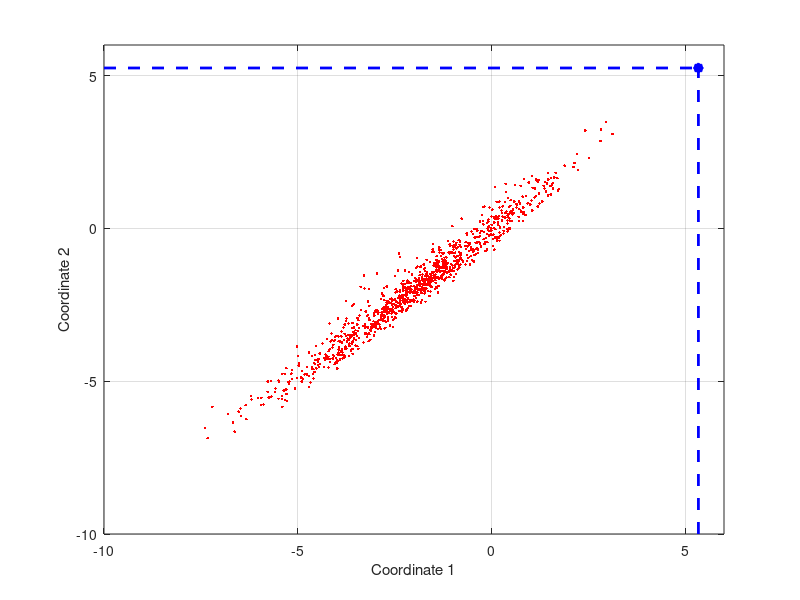

MATLAB code for this plot:
clear
gamma=.9;
R=[-1;.6;.5;-.9];
P=[0.8 0.2;0.2 0.8;0.3 0.7;0.9 0.1];
pi1=[1 0 0 0;0 0 1 0];
pi2=[0 1 0 0;0 0 1 0];
pi3=[1 0 0 0;0 0 0 1];
pi4=[0 1 0 0;0 0 0 1];

v1=inv( (eye(size(P,2)) - gamma*pi1*P) )*(pi1*R);
v2=inv( (eye(size(P,2)) - gamma*pi2*P) )*(pi2*R);
v3=inv( (eye(size(P,2)) - gamma*pi3*P) )*(pi3*R);
v4=inv( (eye(size(P,2)) - gamma*pi4*P) )*(pi4*R);

v_opt = v2;

% Part b)
% We know that policy 2 is optimal
A=zeros(2,1000);
for k =1:1000
    r1 = rand(1, 4); % Start with 3 random numbers that don't sum to 1.
    r1 = r1 / sum(r1);  % Normalize so the sum is 1.
    r2 = rand(1, 4); % Start with 3 random numbers that don't sum to 1.
    r2 = r2 / sum(r2);  % Normalize so the sum is 1.
    pi_rand = [r1;r2];
    v_rand =inv( (eye(size(P,2)) - gamma*pi_rand*P) )*(pi_rand*R);
    A(:,k) = v_rand;
end

plot([v_opt(1) v_opt(1)],[-10 v_opt(2)],'--b','LineWidth',2),hold
plot([-10 v_opt(1)],[v_opt(2) v_opt(2)],'--b','LineWidth',2),
plot(v_opt(1),v_opt(2),'b*','LineWidth',5)
plot(A(1,:),A(2,:),'.r')
hold off
axis([-10 6 -10 6]),grid
xlabel('Coordinate 1')
ylabel('Coordinate 2')




